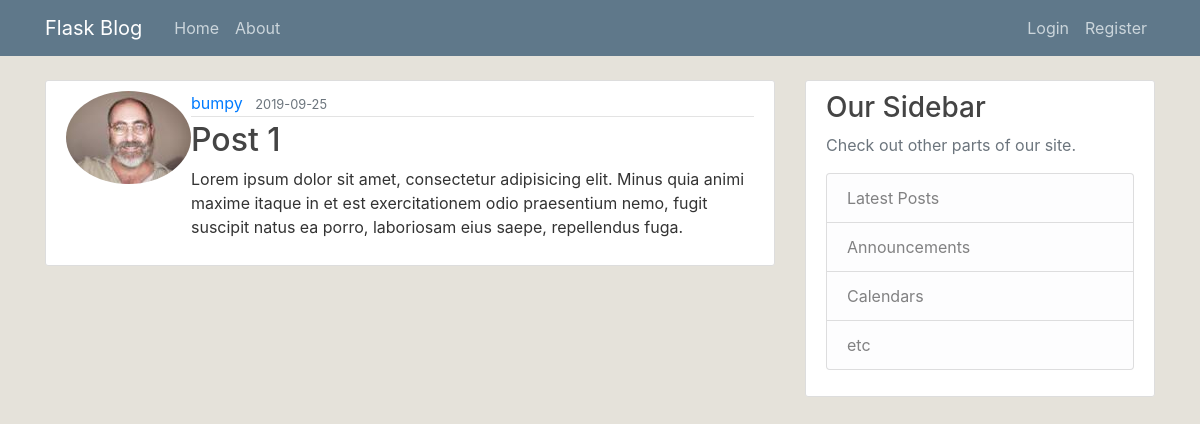
Before: /post/1 with the older database file.
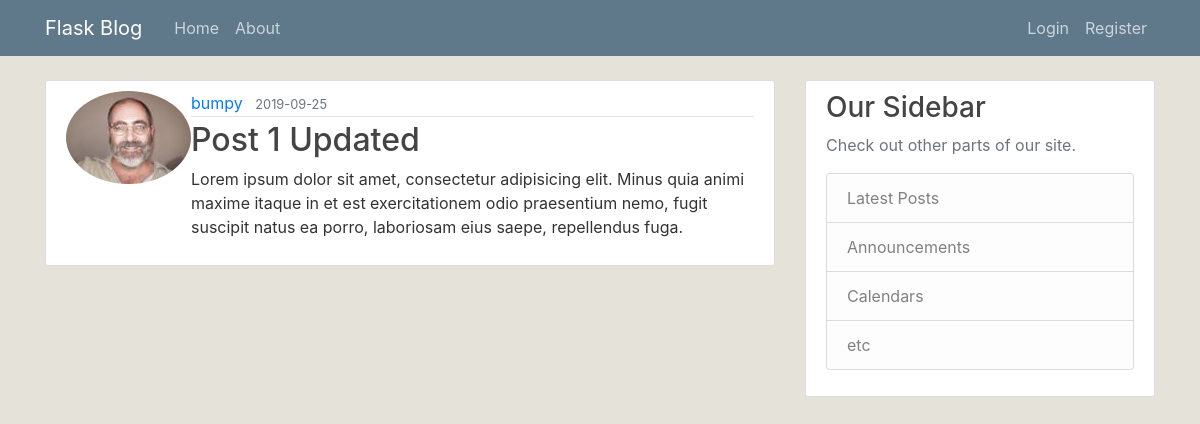
After: the same page with the newer database file.
### flaskblog/models.py (models this page shows, shortened)
class Post(db.Model):
    id = db.Column(db.Integer, primary_key=True)
    title = db.Column(db.String(100), nullable=False)
    date_posted = db.Column(db.DateTime, nullable=False, default=datetime.utcnow)
    content = db.Column(db.Text, nullable=False)
    user_id = db.Column(db.Integer, db.ForeignKey('user.id'), nullable=False)

### flaskblog/posts/routes.py (the view)
@posts.route("/post/<int:post_id>")
def post(post_id):
    post = Post.query.get_or_404(post_id)
    return render_template('post.html', title=post.title, post=post)

### flaskblog/templates/post.html (shortened to what this page needs)
{% extends "layout.html" %}
{% block content %}
  <article class="media content-section">
    <img src="{{ url_for('static', filename='profile_pics/' + post.author.image_file) }}" alt="" class="rounded-circle article-image">
    <div class="media-body">
      <div class="article-metadata">
        <a class="mr-2" href="{{ url_for('users.user_posts', username=post.author.username) }}">{{ post.author.username }}</a>
        <small class="text-muted">{{ post.date_posted.strftime('%Y-%m-%d') }}</small>
      </div>
      <h2 class="article-title">{{ post.title }}</h2>
      <p class="article-content">{{ post.content }}</p>
    </div>
  </article>
{% endblock content %}

Changed rows visible on the page:
changed Post: title "Post 1" → "Post 1 Updated"
